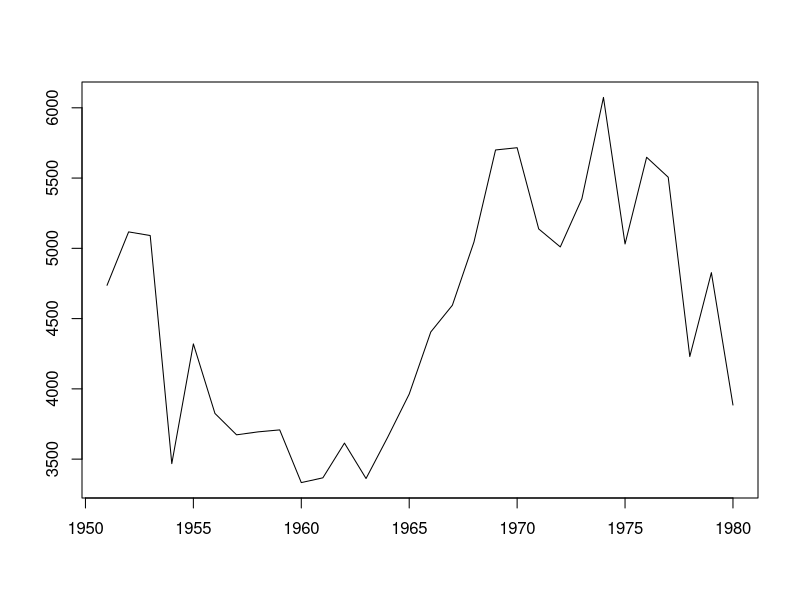
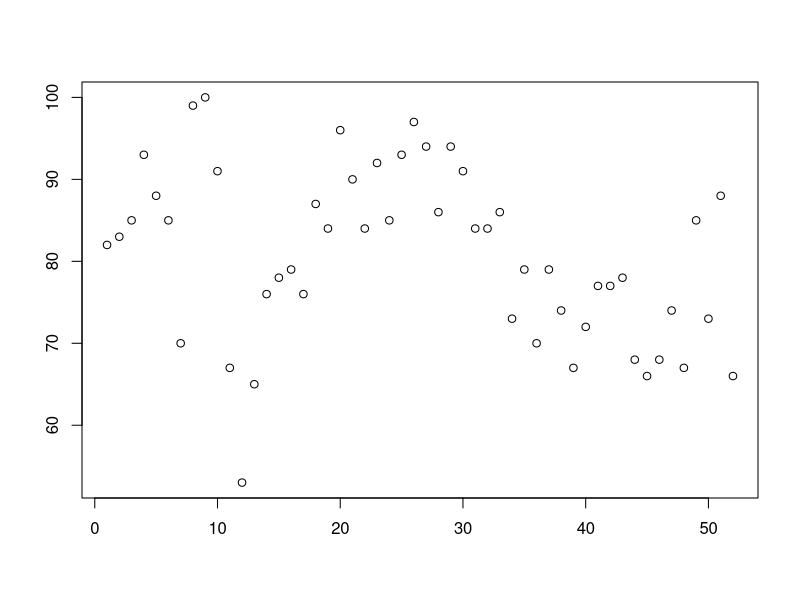
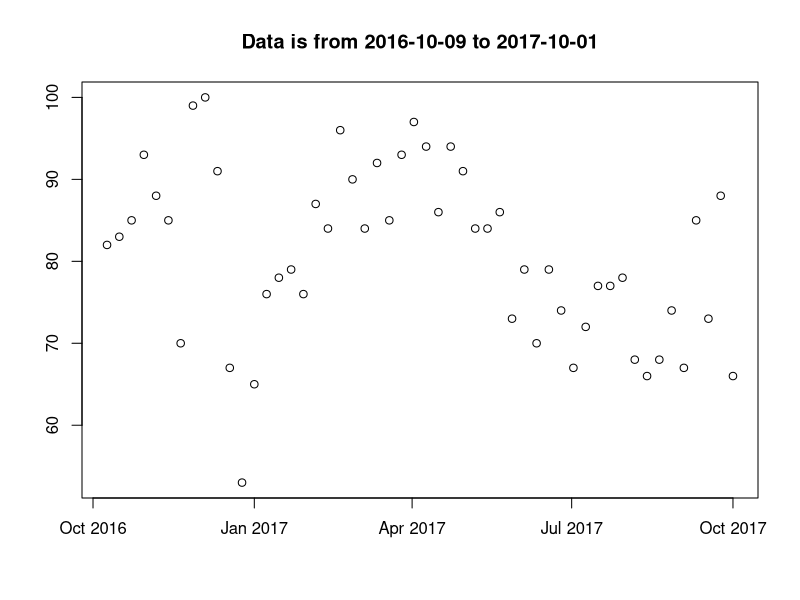
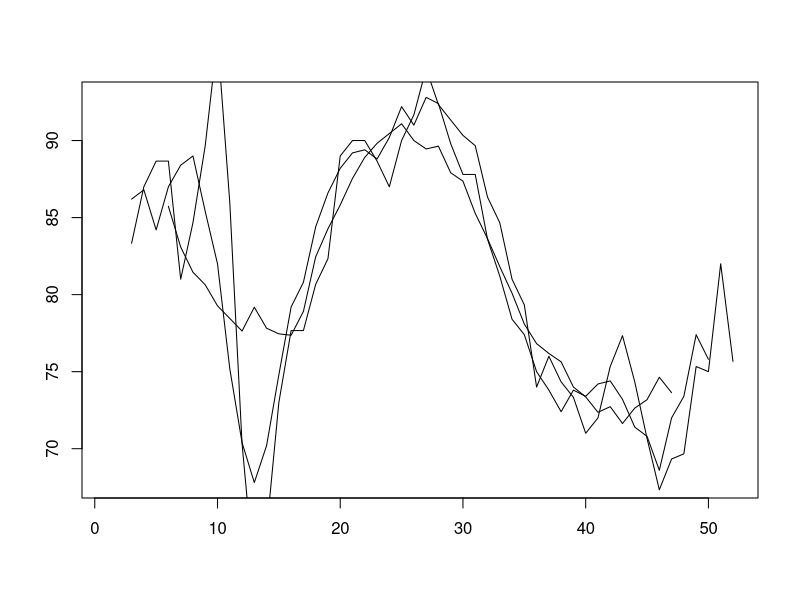
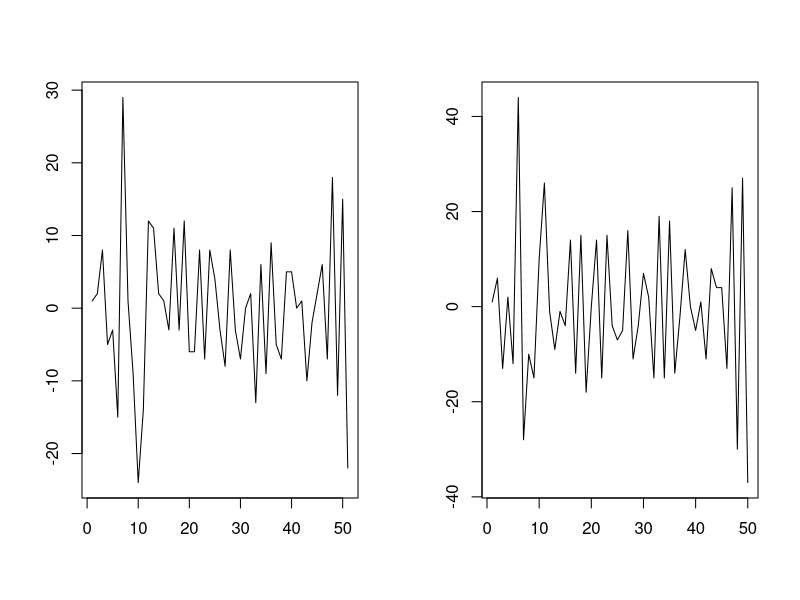

Generate these figures, in order, with R:
#  hw 4 for time series class
# (1) Download the file strikes.datPreview the documentView in a new window from the Data 
# folder. It contains the number of strikes per year in the U.S. between 1951 and 1980. 
# Plot the data and apply the two-sided moving average filters with q=2,4,5 to the data, 
# closely following the R commands introduced in Section 1.3. of the Lecture Notes. 
# 
# (2) To familiarize yourselves more with the various methods of trend removal, please 
# go to https://trends.google.com/trends/ (Links to an external site.)Links to an external
# site. and search the phrase "time series analysis". Download the available CSV file and 
# apply any of the three methods of Section 1.3 to your data.

# 1.
# set working directory
getwd()
setwd("/home/yunzheli/class/sta137/Data/")

# read data
strikes_raw = read.table(file = "strikes.dat")

# convert to time series data
strikes = ts(strikes_raw, start = 1951)

# set time variable
t = 1 : length(strikes)

# origin plot
plot(strikes, xlab = "", ylab = "", main = "", type = "l")

# set filter
ma2 = filter(strikes, sides = 2, rep(1,5) / 5)
ma4 = filter(strikes, sides = 2, rep(1,9) / 9)
ma5 = filter(strikes, sides = 2, rep(1,11) / 11)

lines(t, ma2, col = "red")
lines(t, ma4)
lines(t, ma5)



# 2.
data = read.table("multiTimeline.csv", stringsAsFactors = FALSE, fill = TRUE, skip = 3)
data = data[[1]]

# clean data
# seperate string with ','
sep_data = lapply(data, function(x) strsplit(x, ","))

# unlist
sep_data = unlist(sep_data)

# choose numbers
tsdata = sep_data[2*(1:(length(sep_data)/2))]
date_data = sep_data[2*(1:(length(sep_data)/2)) - 1]
tsdata = as.numeric(tsdata)
date_data = as.Date(date_data)

# set t
t = 1 : length(tsdata)
# plot
plot(t, tsdata, xlab = "", ylab = "", main = "")

# another way to build time series model
plot(tsdata~date_data, xlab = "", ylab = "", main = "Data is from 2016-10-09 to 2017-10-01")

# method 1: Least squares estimation
# try polynomial function with different parameters
# based on the scatter plot we choose to start with
# quadratic regression

qtfit = lm(tsdata~poly(t,2,raw = TRUE))
lines(qtfit$fitted.values)
cbfit = lm(tsdata~poly(t,3,raw = TRUE))
lines(cbfit$fitted.values)
random = lm(tsdata~poly(t,6,raw=TRUE))
lines(random$fitted.values)
# Q: how should we choose the regression model when quadratic and cubic do not have
# much difference, but it goes larger when power becomes higher

# method 2: Smoothing with Moving Averages
# a) two sides
ma_two_sides_2 = filter(tsdata, sides = 2, filter = rep(1,5)/5)
plot(t, ma_two_sides_2, xlab = "", ylab = "", main = "", type = "l")
ma_two_sides_5 = filter(tsdata, sides = 2, filter = rep(1,11)/11)
lines(t, ma_two_sides_5)
# b) one side
ma_one_side_2 = filter(tsdata, sides = 1, rep(1,3) / 3)
lines(t, ma_one_side_2)

# method 3: Differencing
d1 = diff(tsdata)
d2 = diff(d1)
par(mfrow = c(1, 2))
plot.ts(d1, xlab = "", ylab = "")
plot.ts(d2, xlab = "", ylab = "")
